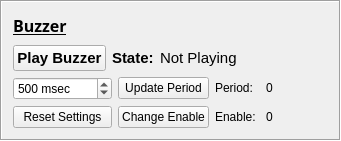
   <widget class="QFrame" name="buzzer_frame">
    <property name="geometry">
     <rect>
      <x>470</x>
      <y>10</y>
      <width>341</width>
      <height>141</height>
     </rect>
    </property>
    <property name="font">
     <font>
      <family>Arial</family>
     </font>
    </property>
    <property name="frameShape">
     <enum>QFrame::Box</enum>
    </property>
    <property name="frameShadow">
     <enum>QFrame::Sunken</enum>
    </property>
    <property name="lineWidth">
     <number>1</number>
    </property>
    <layout class="QGridLayout" name="gridLayout_6">
     <item row="0" column="0">
      <widget class="QLabel" name="buzzer_label_title">
       <property name="font">
        <font>
         <family>Arial Rounded MT Bold</family>
         <pointsize>12</pointsize>
         <weight>75</weight>
         <bold>true</bold>
         <underline>true</underline>
        </font>
       </property>
       <property name="text">
        <string>&lt;html&gt;&lt;head/&gt;&lt;body&gt;&lt;p&gt;&lt;span style=&quot; font-weight:600;&quot;&gt;Buzzer&lt;/span&gt;&lt;/p&gt;&lt;/body&gt;&lt;/html&gt;</string>
       </property>
      </widget>
     </item>
     <item row="1" column="0">
      <layout class="QVBoxLayout" name="verticalLayout_6">
       <item>
        <layout class="QHBoxLayout" name="horizontalLayout_8">
         <item>
          <widget class="QPushButton" name="buzzer_button_play">
           <property name="enabled">
            <bool>true</bool>
           </property>
           <property name="sizePolicy">
            <sizepolicy hsizetype="Minimum" vsizetype="Fixed">
             <horstretch>0</horstretch>
             <verstretch>0</verstretch>
            </sizepolicy>
           </property>
           <property name="font">
            <font>
             <family>Arial</family>
             <pointsize>11</pointsize>
             <weight>75</weight>
             <bold>true</bold>
            </font>
           </property>
           <property name="text">
            <string>Play Buzzer</string>
           </property>
          </widget>
         </item>
         <item>
          <widget class="QLabel" name="buzzer_label_state">
           <property name="font">
            <font>
             <family>Arial</family>
             <pointsize>11</pointsize>
             <weight>75</weight>
             <bold>true</bold>
            </font>
           </property>
           <property name="text">
            <string>State:</string>
           </property>
          </widget>
         </item>
         <item>
          <widget class="QLabel" name="buzzer_label_status">
           <property name="sizePolicy">
            <sizepolicy hsizetype="Preferred" vsizetype="Preferred">
             <horstretch>0</horstretch>
             <verstretch>0</verstretch>
            </sizepolicy>
           </property>
           <property name="font">
            <font>
             <family>Arial</family>
             <pointsize>11</pointsize>
            </font>
           </property>
           <property name="text">
            <string>&lt;html&gt;&lt;head/&gt;&lt;body&gt;&lt;p&gt;Not Playing&lt;/p&gt;&lt;/body&gt;&lt;/html&gt;</string>
           </property>
          </widget>
         </item>
         <item>
          <spacer name="horizontalSpacer_3">
           <property name="orientation">
            <enum>Qt::Horizontal</enum>
           </property>
           <property name="sizeHint" stdset="0">
            <size>
             <width>40</width>
             <height>20</height>
            </size>
           </property>
          </spacer>
         </item>
        </layout>
       </item>
       <item>
        <layout class="QGridLayout" name="gridLayout_5">
         <item row="0" column="0">
          <widget class="QSpinBox" name="buzzer_spinbox">
           <property name="font">
            <font>
             <family>Arial</family>
             <pointsize>9</pointsize>
            </font>
           </property>
           <property name="suffix">
            <string> msec</string>
           </property>
           <property name="minimum">
            <number>10</number>
           </property>
           <property name="maximum">
            <number>999999999</number>
           </property>
           <property name="singleStep">
            <number>10</number>
           </property>
           <property name="stepType">
            <enum>QAbstractSpinBox::DefaultStepType</enum>
           </property>
           <property name="value">
            <number>500</number>
           </property>
          </widget>
         </item>
         <item row="0" column="1">
          <widget class="QPushButton" name="buzzer_button_period">
           <property name="enabled">
            <bool>true</bool>
           </property>
           <property name="sizePolicy">
            <sizepolicy hsizetype="Minimum" vsizetype="Fixed">
             <horstretch>0</horstretch>
             <verstretch>0</verstretch>
            </sizepolicy>
           </property>
           <property name="font">
            <font>
             <family>Arial</family>
             <pointsize>9</pointsize>
            </font>
           </property>
           <property name="text">
            <string>Update Period</string>
           </property>
          </widget>
         </item>
         <item row="0" column="2">
          <widget class="QLabel" name="buzzer_label_period_static">
           <property name="font">
            <font>
             <family>Arial</family>
             <pointsize>9</pointsize>
            </font>
           </property>
           <property name="text">
            <string>&lt;html&gt;&lt;head/&gt;&lt;body&gt;&lt;p&gt;Period: &lt;/p&gt;&lt;/body&gt;&lt;/html&gt;</string>
           </property>
          </widget>
         </item>
         <item row="0" column="3">
          <widget class="QLabel" name="buzzer_label_period">
           <property name="sizePolicy">
            <sizepolicy hsizetype="Preferred" vsizetype="Preferred">
             <horstretch>0</horstretch>
             <verstretch>0</verstretch>
            </sizepolicy>
           </property>
           <property name="font">
            <font>
             <family>Arial</family>
             <pointsize>9</pointsize>
            </font>
           </property>
           <property name="text">
            <string>&lt;html&gt;&lt;head/&gt;&lt;body&gt;&lt;p&gt;0&lt;/p&gt;&lt;/body&gt;&lt;/html&gt;</string>
           </property>
          </widget>
         </item>
         <item row="1" column="0">
          <widget class="QPushButton" name="buzzer_reset_button">
           <property name="enabled">
            <bool>true</bool>
           </property>
           <property name="sizePolicy">
            <sizepolicy hsizetype="Minimum" vsizetype="Fixed">
             <horstretch>0</horstretch>
             <verstretch>0</verstretch>
            </sizepolicy>
           </property>
           <property name="font">
            <font>
             <family>Arial</family>
             <pointsize>9</pointsize>
            </font>
           </property>
           <property name="text">
            <string>Reset Settings</string>
           </property>
          </widget>
         </item>
         <item row="1" column="1">
          <widget class="QPushButton" name="buzzer_button_enable">
           <property name="enabled">
            <bool>true</bool>
           </property>
           <property name="sizePolicy">
            <sizepolicy hsizetype="Minimum" vsizetype="Fixed">
             <horstretch>0</horstretch>
             <verstretch>0</verstretch>
            </sizepolicy>
           </property>
           <property name="font">
            <font>
             <family>Arial</family>
             <pointsize>9</pointsize>
            </font>
           </property>
           <property name="text">
            <string>Change Enable</string>
           </property>
          </widget>
         </item>
         <item row="1" column="2">
          <widget class="QLabel" name="buzzer_label_enable_static">
           <property name="maximumSize">
            <size>
             <width>45</width>
             <height>16777215</height>
            </size>
           </property>
           <property name="font">
            <font>
             <family>Arial</family>
             <pointsize>9</pointsize>
            </font>
           </property>
           <property name="text">
            <string>&lt;html&gt;&lt;head/&gt;&lt;body&gt;&lt;p&gt;Enable: &lt;/p&gt;&lt;/body&gt;&lt;/html&gt;</string>
           </property>
          </widget>
         </item>
         <item row="1" column="3">
          <widget class="QLabel" name="buzzer_label_enable">
           <property name="font">
            <font>
             <family>Arial</family>
             <pointsize>9</pointsize>
            </font>
           </property>
           <property name="text">
            <string>&lt;html&gt;&lt;head/&gt;&lt;body&gt;&lt;p&gt;0&lt;/p&gt;&lt;/body&gt;&lt;/html&gt;</string>
           </property>
          </widget>
         </item>
        </layout>
       </item>
      </layout>
     </item>
    </layout>
   </widget>
